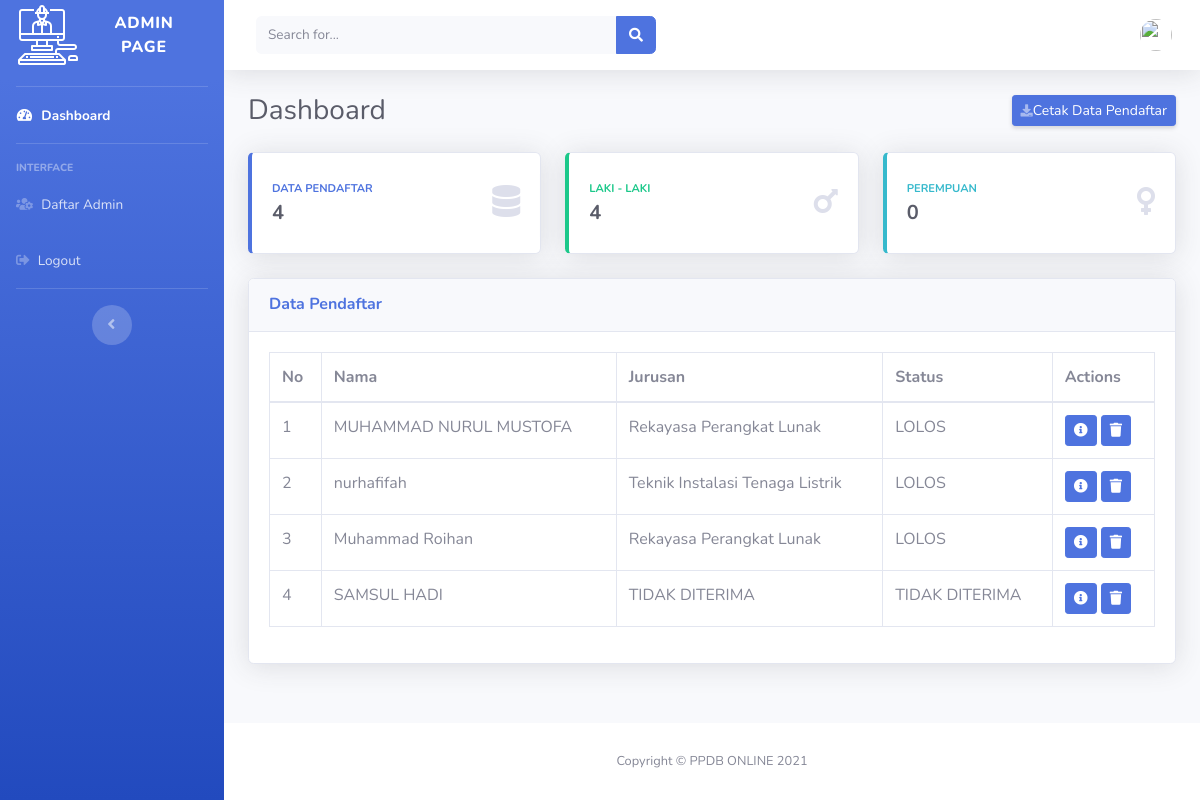
/admin_page/dashboard_admin.php, run on the app's committed database.
### tables this page shows
CREATE TABLE `calon_siswa` (
  `no_pendaftaran` int(11) NOT NULL,
  `nama_calon_siswa` varchar(100) NOT NULL,
  `tempat_lahir` varchar(100) NOT NULL,
  `tgl_lahir` date NOT NULL,
  `jenis_kelamin` varchar(50) NOT NULL,
  `agama` varchar(50) NOT NULL,
  `anak_ke` varchar(50) NOT NULL,
  `jurusan_satu` varchar(50) NOT NULL,
  `jurusan_dua` varchar(50) NOT NULL,
  `pas_foto` varchar(100) NOT NULL,
  `alamat_calon_siswa` text NOT NULL,
  `tlp_calon_siswa` varchar(50) NOT NULL,
  `nama_sekolah_asal` varchar(50) NOT NULL,
  `alamat_sekolah_asal` text NOT NULL,
  `tahun_lulus` varchar(50) NOT NULL,
  `tahun_periode` varchar(50) NOT NULL,
  `status` varchar(50) NOT NULL,
  `jurusan_terpilih` varchar(50) NOT NULL
);

### admin_page/functions.php (called while the page is built, shortened)
<?php
$koneksi = mysqli_connect("localhost", "root", "", "ppdb_online");
function query($query)
{
    global $koneksi;
    $result = mysqli_query($koneksi, $query);
    $rows = [];
    while ($row = mysqli_fetch_assoc($result)) {
        $rows[] = $row;
    }
    return $rows;
}

### admin_page/dashboard_admin.php (the view, shortened to what this page needs)
<?php
require 'functions.php';
$data_perempuan = query("SELECT COUNT(jenis_kelamin) FROM calon_siswa WHERE jenis_kelamin = 'perempuan'")[0];
$data_laki = query("SELECT COUNT(jenis_kelamin) FROM calon_siswa WHERE jenis_kelamin = 'laki-laki'")[0];
$data_keseluruhan = query("SELECT COUNT(jenis_kelamin) FROM calon_siswa")[0];
$data_calon_siswa = query("SELECT * FROM calon_siswa");
?>
<!DOCTYPE html>
<html lang="en">
<head>
    <link href="vendor/fontawesome-free/css/all.min.css" rel="stylesheet" type="text/css">
    <link href="css/sb-admin-2.min.css" rel="stylesheet">
</head>
<body id="page-top">
    <div id="wrapper">
        <?php $title = 'dashboard';
        include 'Templates/sidenav.php' ?>
        <div id="content-wrapper" class="d-flex flex-column">
            <div id="content">
                <?php $title = 'active';
                include 'Templates/topbar_plus_search.php' ?>
                <div class="container-fluid">
                    <div class="d-sm-flex align-items-center justify-content-between mb-4">
                        <h1 class="h3 mb-0 text-gray-800">Dashboard</h1>
                        <a href="export_data.php" target="_blank" class="d-none d-sm-inline-block btn btn-sm btn-primary shadow-sm"><i class="fas fa-download fa-sm text-white-50"></i>Cetak Data Pendaftar</a>
                    </div>
                    <div class="row">
                        <div class="col-xl-4 col-md-4 mb-4">
                            <div class="card border-left-primary shadow h-100 py-2">
                                <div class="card-body">
                                    <div class="row no-gutters align-items-center">
                                        <div class="col mr-2">
                                            <div class="text-xs font-weight-bold text-primary text-uppercase mb-1">
                                                Data Pendaftar</div>
                                            <div class="h5 mb-0 font-weight-bold text-gray-800"><?= $data_keseluruhan['COUNT(jenis_kelamin)']; ?></div>
                                        </div>
                                        <div class="col-auto">
                                            <i class="fas fa-database fa-2x text-gray-300"></i>
                                        </div>
                                    </div>
                                </div>
                            </div>
                        </div>
                        <div class="col-xl-4 col-md-4 mb-4">
                            <div class="card border-left-success shadow h-100 py-2">
                                <div class="card-body">
                                    <div class="row no-gutters align-items-center">
                                        <div class="col mr-2">
                                            <div class="text-xs font-weight-bold text-success text-uppercase mb-1">
                                                Laki - Laki</div>
                                            <div class="h5 mb-0 font-weight-bold text-gray-800"><?= $data_laki['COUNT(jenis_kelamin)']; ?></div>
                                        </div>
                                        <div class="col-auto">
                                            <i class="fas fa-mars fa-2x text-gray-300"></i>
                                        </div>
                                    </div>
                                </div>
                            </div>
                        </div>
                        <div class="col-xl-4 col-md-4 mb-4">
                            <div class="card border-left-info shadow h-100 py-2">
                                <div class="card-body">
                                    <div class="row no-gutters align-items-center">
                                        <div class="col mr-2">
                                            <div class="text-xs font-weight-bold text-info text-uppercase mb-1">Perempuan
                                            </div>
                                            <div class="h5 mb-0 font-weight-bold text-gray-800"><?= $data_perempuan['COUNT(jenis_kelamin)']; ?></div>
                                        </div>
                                        <div class="col-auto">
                                            <i class="fas fa-venus fa-2x text-gray-300"></i>
                                        </div>
                                    </div>
                                </div>
                            </div>
                        </div>
                    </div>
                    <div class="card shadow mb-4">
                        <div class="card-header py-3">
                            <h6 class="m-0 font-weight-bold text-primary">Data Pendaftar</h6>
                        </div>
                        <div class="card-body">
                            <div class="table-responsive">
                                <table class="table table-bordered" id="dataTable" width="100%" cellspacing="0">
                                    <thead>
                                        <tr>
                                            <th>No</th>
                                            <th>Nama</th>
                                            <th>Jurusan</th>
                                            <th>Status</th>
                                            <th>Actions</th>
                                        </tr>
                                    </thead>
                                    <tbody>
                                        <?php $i = 1; ?>
                                        <?php foreach ($data_calon_siswa as $dcs) : ?>
                                            <tr>
                                                <td><?= $i; ?></td>
                                                <td><?= $dcs['nama_calon_siswa']; ?></td>
                                                <td><?= $dcs['jurusan_terpilih']; ?></td>
                                                <td><?= $dcs['status']; ?></td>
                                                <td>
                                                    <a href="detail_pendaftar.php?no_pendaftaran=<?= $dcs['no_pendaftaran']; ?>" class="btn btn-sm btn-primary" data-toggle="tooltip" data-placement="top" title="See Details"><i class="fas fa-info-circle"></i></a>
                                                    <a href="hapus_siswa.php?no_pendaftaran=<?= $dcs['no_pendaftaran']; ?>" class="btn btn-sm btn-primary" data-toggle="tooltip" data-placement="top" title="Hapus Siswa"><i class="fas fa-trash"></i></a>
                                                </td>
                                            </tr>
                                            <?php $i++; ?>
                                        <?php endforeach; ?>
                                    </tbody>
                                </table>
                            </div>
                        </div>
                    </div>
                </div>
            </div>
            <footer class="sticky-footer bg-white">
                <div class="container my-auto">
                    <div class="copyright text-center my-auto">
                        <span>Copyright &copy; PPDB ONLINE 2021</span>
                    </div>
                </div>
            </footer>
        </div>
    </div>
</body>
</html>

### data on the page
calon_siswa: nama_calon_siswa "MUHAMMAD NURUL MUSTOFA", jurusan_terpilih "Rekayasa Perangkat Lunak", status "LOLOS"
calon_siswa: nama_calon_siswa "nurhafifah", jurusan_terpilih "Teknik Instalasi Tenaga Listrik", status "LOLOS"
calon_siswa: nama_calon_siswa "Muhammad Roihan", jurusan_terpilih "Rekayasa Perangkat Lunak", status "LOLOS"
calon_siswa: nama_calon_siswa "SAMSUL HADI", jurusan_terpilih "TIDAK DITERIMA", status "TIDAK DITERIMA"

### other printed values
$data_keseluruhan['COUNT(jenis_kelamin)'] "4"
$data_laki['COUNT(jenis_kelamin)'] "4"
$data_perempuan['COUNT(jenis_kelamin)'] "0"
